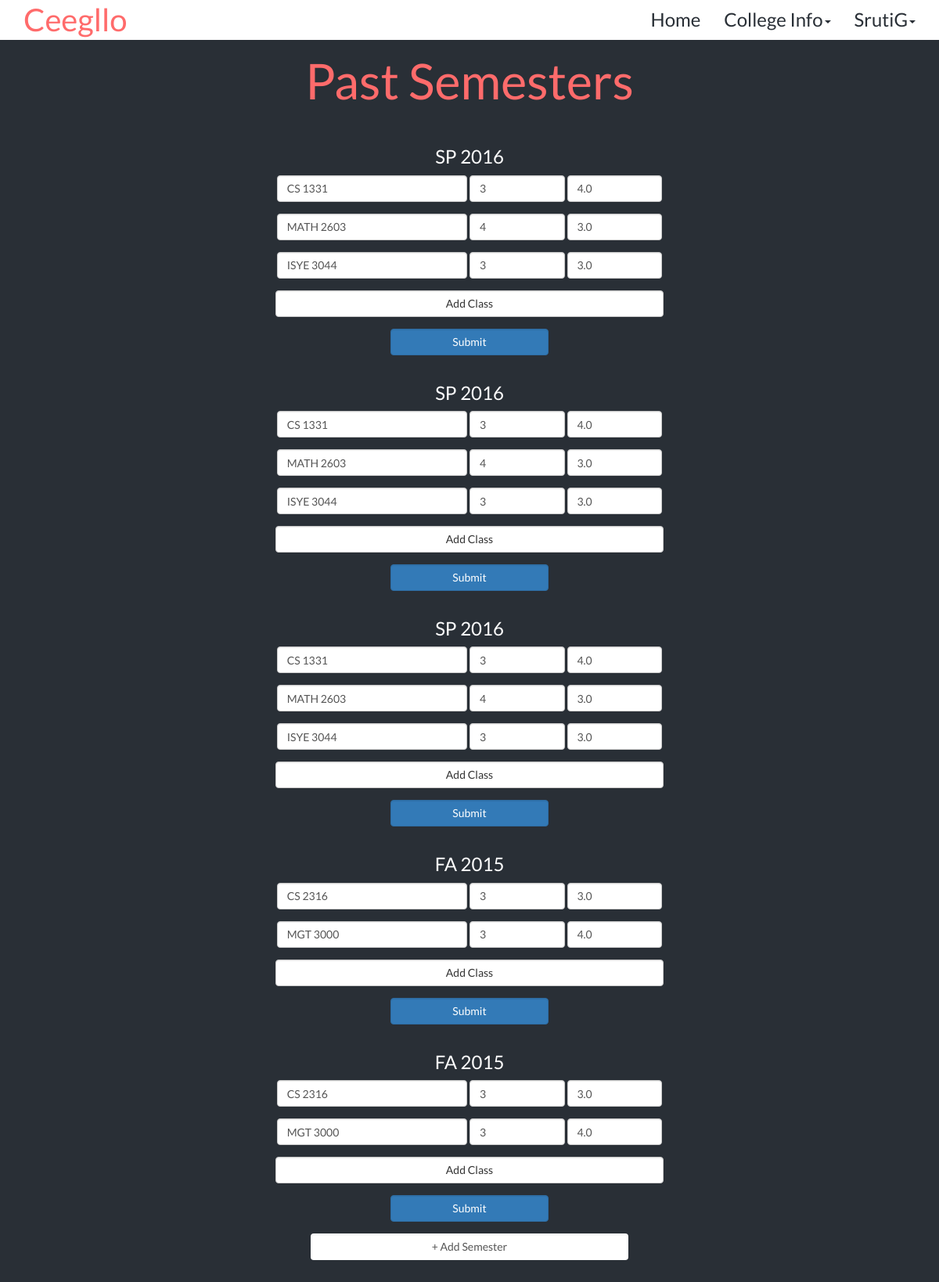
Page /gpacalc/editcollege/ (signed in) on the committed database.
### gpacalc/models.py (models this page shows, shortened)
class Semester(models.Model):
    SEASON_CHOICES = (("FA","Fall"), ("SP","Spring"), ("SU","Summer"))
    class Meta:
        unique_together = (('season', 'year'),)
    season = models.CharField(choices = SEASON_CHOICES, max_length=2)
    year = models.CharField(max_length=4)
    def __str__(self):
        return self.season + " " + self.year

class Grade(models.Model):
    GRADE_CHOICES = ((4.0,"A"), (3.0,"B"), (2.0,"C"), (1.0,"D"), (0.0,"F"))
    grade = models.DecimalField(choices=GRADE_CHOICES, max_digits=2, decimal_places=1)
    def __str__(self):
        return str(self.grade)

class Class(models.Model):
    name = models.CharField(max_length=20, primary_key=True, null=False)
    credits = models.CharField(max_length=10)
    collegename = models.ForeignKey(College, on_delete=models.PROTECT)

### gpacalc/views.py (the view)
def editcollege(request):
    username = request.session.get('username')
    user = Student.objects.get(username=username)
    semesters = Student.getPastSemesters(user)
    return render(request, 'gpacalc/editcollege.html', {'username': username, 'semesters': semesters})

### gpacalc/models.py (called while the page is built)
    def getPastSemesters(self):
        semesters = {}
        semesterObjects = PastSemester.objects.all().select_related("semestername").filter(username=self.username)
        for semester in semesterObjects:
            semesters[semester.semestername.__str__] = []
            classObjects = PastSemester.objects.all().select_related("classname")\
                .filter(username=self.username, semestername = semester.semestername)
            for object in classObjects:
                semesters[semester.semestername.__str__].append((object.classname.name, object.classname.credits, object.grade))
        return semesters

### gpacalc/templates/gpacalc/editcollege.html (shortened to what this page needs)
{% extends 'gpacalc/layout.html' %}
{%block content %}
<div class="jumbotron text-center bg">
    <div class="container">
        <h1 style="margin-bottom: 30px;" class="header">Past Semesters</h1>
        <form class="form container">
            {% for key, values in semesters.items %}
            <div class="container semester">
                <h3 class="form-header text">{{ key }}</h3>
                <form class="form">
                    {% for item in values %}
                    <div class="form-group row class-prev">
                        <input type="text" class="form-control form-control-inline class-name" value="{{ item.0 }}" style="width:30ch; display: inline-block;">
                        <input type="text" class="form-control form-control-inline cred" value="{{ item.1 }}" style="width:15ch; display: inline-block;">
                        <input type="text" class="form-control form-control-inline grade" value="{{ item.2 }}" style="width:15ch; display: inline-block;">
                    </div>
                    {% endfor %}
                    <div class="form-group row add-class">
                        <button type="button" class="form-control btn btn-default" style="width:61ch;">Add Class</button>
                    </div>
                    <div class="form-group row">
                        <button type="submit" class="form-control btn btn-primary" style="width:25ch;">Submit</button>
                    </div>
                </form>
            </div>
            {% endfor %}
            <button type="button" class="form-control btn btn-outline-primary" id="addSemester" style="width:50ch; display: inline-block;">+ Add Semester</button>
        </form>
    </div>
</div>
{% endblock %}

### gpacalc/templates/gpacalc/layout.html (shortened to what this page needs)
<!DOCTYPE html>
{% load static %}
<html lang = "en">
<head>
    <link rel="stylesheet" type="text/css" href="{% static 'gpacalc/css/bootstrap.min.css' %}"/>
    <link rel="stylesheet" type="text/css" href="{% static 'gpacalc/css/index.css' %}"/>
</head>
<body {% block class %} {%endblock %}>
<nav class="navbar navbar-fixed-top navigation" style="margin-bottom: 0px;">
    <div class="container">
        <div class="navbar-header">
            <a class="navbar-brand col header" href="{% url 'home' %}">Ceegllo</a>
        </div>
        <div class="navbar-collapse navbar-toggleable-xs" id="bs-example-navbar-collapse-1">
            <ul class="nav navbar-nav navbar-right">
                <li class="nav-item active"><a class="dark" href="{% url 'home' %}">Home</a></li>
                <li class="nav-item">
                    <a class="dropdown-toggle dark" href="{% url 'editcollege' %}"data-toggle="dropdown" role="button" aria-haspopup="true" aria-expanded="false">College Info<span class="caret"></span></a>
                </li>
                <li class="nav-item dropdown">
                    <a href="#" class="dropdown-toggle dark" data-toggle="dropdown" role="button" aria-haspopup="true" aria-expanded="false">{{ username }}<span class="caret"></span></a>
                </li>
            </ul>
        </div>
    </div>
</nav>
{% block content %}
{% endblock %}
</body>
</html>

### gpacalc/static/gpacalc/css/index.css (style rules this page uses)
:root { --colorPrimaryDark: #292f36; --colorPrimary: #4ecdc4; --colorAccent: #ff6b6b; --text: #ffffff; --header: var(--colorAccent); --nav: var(--text); }
body { font-family: 'Lato', sans-serif; background-color: var(--colorPrimaryDark); height: 100vh; width: 100vw; }
.text { color: var(--text); }
.header { color: var(--header) ! important; }
.navigation { background-color: var(--nav); font-size: 3vh; }
.navbar-brand { font-size: 5vh ! important; }
.bg { background-color: var(--colorPrimaryDark); }
.dark { color: var(--colorPrimaryDark); ! important; }

### rows in the picture
Semester: semesters "SP 2016" "SP 2016" "SP 2016"
Grade: name "CS 1331", item "3", grade "4.0", name "MGT 3000"
Grade: name "MATH 2603", item "4", grade "3.0", name "ISYE 3044", item "3", name "CS 2316"
Semester: semesters "FA 2015" "FA 2015"

### other values in the picture
{{ username }} "SrutiG"
